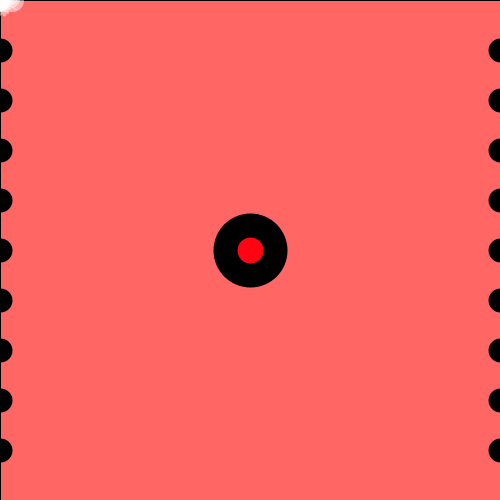
Frame 1 (no input)
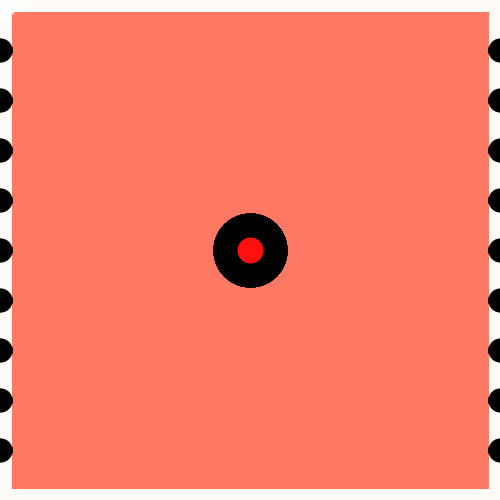
Frame 60 (the mouse pressed at the canvas centre just before this capture)
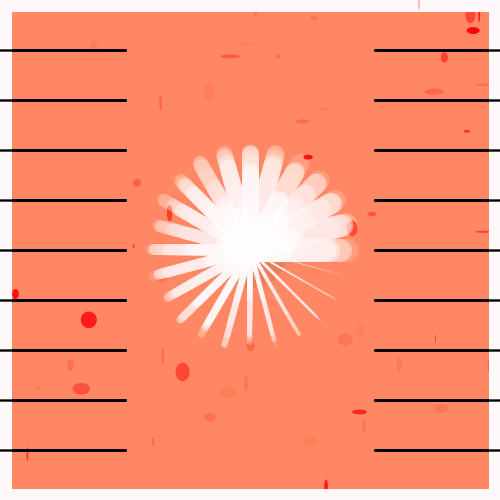
Frame 120 (the mouse held since frame 60 and released just before this capture)

The Processing sketch that drew these frames (run headless with seeded random() and noise(); from frame 60 on, the mouse is pressed at the canvas centre):

// Processing sketch: Exercise_23_2
// ── Exercise_23_2.pde
//Invent three unique shapes that behave differently 
//in relation to the mouse. Each shape’s behavior 
//should change when the mouse is pressed. 
//Relate the form of each shape to its behavior.


void setup() {
size(500,500);
smooth();
 background(255, 100, 100);

}

void draw() {

  fill(255, random(255), 100, 10);
  rect(0, 0, width, height);
  
  stroke(0);
  for(int j = 1; j < 10; j ++) {
    int x_loc = 0; 
    int y_loc = (height/10)*j;
    float line_len = mouseY/2;

    if(mousePressed == true) {
      strokeWeight(2);
    }else {
      strokeWeight(24);

    }
        line(x_loc, y_loc, x_loc+line_len, y_loc); 
        line(width, y_loc, width-line_len, y_loc);
  }
  
  //circles
  fill(255, random(20), random(20));
  if(mousePressed == true) {
    noStroke();
    ellipse(random(width), random(height), random(20), random(20));
    } else {
      ellipse(width/2, height/2, 50, 50);
    }
  
  translate(mouseX, mouseY);
  stroke(255, 120);
 
 //sparkle
  for (int i = 0; i < 24; i++){
    strokeWeight(i); // Increase stroke weight 
    rotate(PI/12); // Accumulate the rotation 
 
    if(mousePressed == true){
     line(0, 0, random(100), 0);
    }
    else {
    line(0, 0, random(10,20), 0);
    }
   }

}
